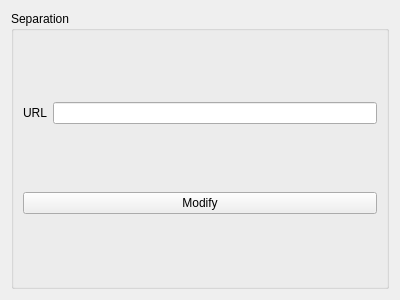
<?xml version="1.0" encoding="UTF-8"?>
<ui version="4.0">
 <class>SeparationSetting</class>
 <widget class="QWidget" name="SeparationSetting">
  <property name="geometry">
   <rect>
    <x>0</x>
    <y>0</y>
    <width>400</width>
    <height>300</height>
   </rect>
  </property>
  <property name="windowTitle">
   <string>Form</string>
  </property>
  <layout class="QGridLayout" name="gridLayout">
   <item row="0" column="0">
    <widget class="QGroupBox" name="groupBox">
     <property name="title">
      <string>Separation</string>
     </property>
     <layout class="QGridLayout" name="gridLayout_2">
      <item row="0" column="0">
       <widget class="QLabel" name="labelURL">
        <property name="text">
         <string>URL</string>
        </property>
       </widget>
      </item>
      <item row="0" column="1">
       <widget class="QLineEdit" name="lineEditURL"/>
      </item>
      <item row="1" column="0" colspan="2">
       <widget class="QPushButton" name="btnModify">
        <property name="text">
         <string>Modify</string>
        </property>
       </widget>
      </item>
     </layout>
    </widget>
   </item>
  </layout>
 </widget>
 <resources/>
 <connections/>
</ui>
